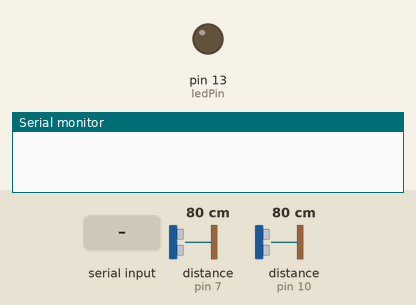
Bench run of a sketch on a simulated Arduino Uno, built with avr-gcc and run on an emulated ATmega328P. On the bench: output pins drawn as LEDs (lit = HIGH), the last lines printed to the serial monitor. The test bench sets the inputs (shaded band); at power-on: distance to the obstacle (sensors on pin 7, pin 10) 80 cm. The echo pulse lasts 58.3 µs per cm; pins used as bus, display or sensor lines are not drawn.

Above: at 1.2 s.
1.3 s: "ping\n" received over Serial
At 1.7 s:
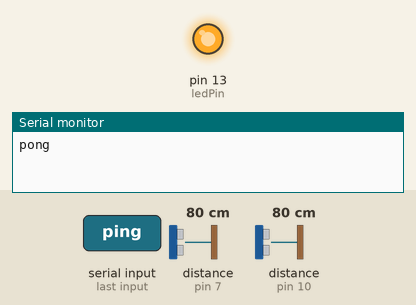
3.3 s: "GET_DATA\n" received over Serial
Timing chart, 0 to 6.3 s (numbered marks = the images above; inputs shaded):
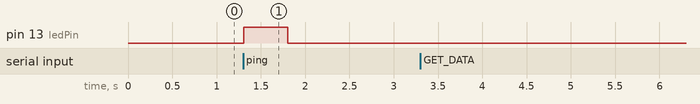

The sketch:

pyserial_test.ino
```cpp
const int trigPinAngle = 9;      // Пин Trig ультразвукового датчика
const int echoPinAngle = 10;     // Пин Echo ультразвукового датчикаtrigPinAngle
const int trigPinVelocity = 6;
const int echoPinVelocity = 7;
const int ledPin = 13;      // Пин светодиода
const int numReadings = 5;  // Количество измерений для медианного фильтра

String command = "";        // Буфер для хранения команды

void setup() {
  Serial.begin(9600);       // Инициализация Serial-порта
  pinMode(trigPinAngle, OUTPUT);
  pinMode(echoPinAngle, INPUT);
  pinMode(trigPinVelocity, OUTPUT);
  pinMode(echoPinVelocity, INPUT);
  pinMode(ledPin, OUTPUT);
  digitalWrite(ledPin, LOW); // Выключаем светодиод при старте
}

void loop() {
  // Проверяем, есть ли данные для чтения
  if (Serial.available() > 0) {
    command = Serial.readStringUntil('\n'); // Читаем команду до символа новой строки
    command.trim(); // Убираем лишние пробелы и символы новой строки

    // Обрабатываем команду "ping"
    if (command == "ping") {
      Serial.println("pong"); // Отправляем "pong" в ответ
      digitalWrite(ledPin, HIGH); // Включаем светодиод
      delay(500);             // Ждем 500 мс
      digitalWrite(ledPin, LOW); // Выключаем светодиод
    }

    // Обрабатываем команду "GET_DATA"
    else if (command == "GET_DATA") {
      // Делаем несколько измерений для медианного фильтра
      int angleData = GetMedianUltrasonicData(trigPinAngle, echoPinAngle);
      int velocityData = GetMedianUltrasonicData(trigPinVelocity, echoPinVelocity);

      String data = "{\"v\":" + String(velocityData) + ",\"a\":" + String(angleData) + "}";

      // Отправляем медианное значение
      Serial.println(data);
    }

    // Очищаем команду для следующего ввода
    command = "";
  }

  delay(10); // Небольшая задержка, чтобы не перегружать процессор
}

int GetMedianUltrasonicData(int trigPin, int echoPin) {

    int readings[numReadings];  // Массив для хранения измерений
    long duration;              // Время прохождения сигнала
    int distance;               // Расстояние, рассчитанное по времени

    for (int i = 0; i < numReadings; i++) {
      // Генерируем импульс на пине Trig
      digitalWrite(trigPin, LOW);
      delayMicroseconds(2);
      digitalWrite(trigPin, HIGH);
      delayMicroseconds(10);
      digitalWrite(trigPin, LOW);

      // Измеряем время, которое импульс прошел от Trig до Echo
      duration = pulseIn(echoPin, HIGH);

      // Рассчитываем расстояние
      readings[i] = duration * 0.034 / 2; // Преобразуем в см
      delay(10); // Задержка между измерениями
    }

    // Сортируем массив для медианного фильтра
    for (int i = 0; i < numReadings - 1; i++) {
      for (int j = i + 1; j < numReadings; j++) {
        if (readings[i] > readings[j]) {
          int temp = readings[i];
          readings[i] = readings[j];
          readings[j] = temp;
        }
      }
    }

    return readings[numReadings / 2];
}
```

Measured:
- after the input at 1.3 s, pin 13 (ledPin): LOW → HIGH at once, → LOW 0.50 s later
